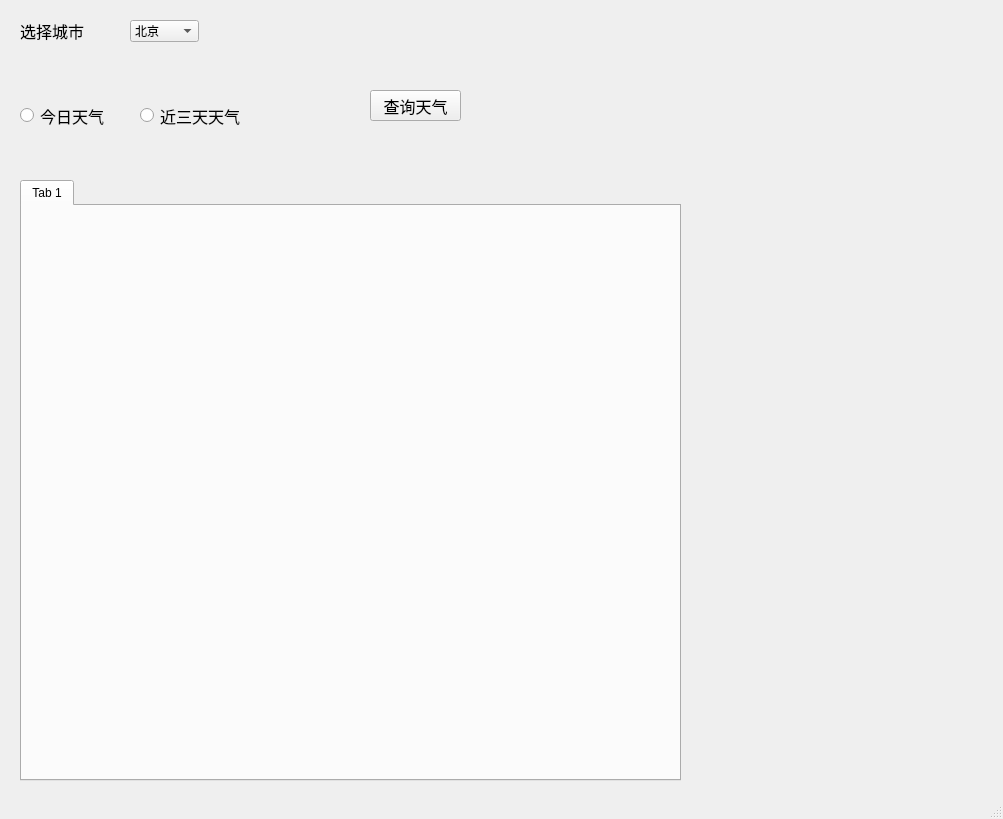
<?xml version="1.0" encoding="UTF-8"?>
<ui version="4.0">
 <class>MainWindow</class>
 <widget class="QMainWindow" name="MainWindow">
  <property name="geometry">
   <rect>
    <x>0</x>
    <y>0</y>
    <width>1003</width>
    <height>819</height>
   </rect>
  </property>
  <property name="windowTitle">
   <string>MainWindow</string>
  </property>
  <widget class="QWidget" name="centralwidget">
   <widget class="QLabel" name="label">
    <property name="geometry">
     <rect>
      <x>20</x>
      <y>20</y>
      <width>91</width>
      <height>21</height>
     </rect>
    </property>
    <property name="font">
     <font>
      <family>Arial</family>
      <pointsize>12</pointsize>
     </font>
    </property>
    <property name="text">
     <string>选择城市</string>
    </property>
   </widget>
   <widget class="QComboBox" name="comboBox">
    <property name="geometry">
     <rect>
      <x>130</x>
      <y>20</y>
      <width>69</width>
      <height>22</height>
     </rect>
    </property>
    <item>
     <property name="text">
      <string>北京</string>
     </property>
    </item>
    <item>
     <property name="text">
      <string>上海</string>
     </property>
    </item>
    <item>
     <property name="text">
      <string>广州</string>
     </property>
    </item>
   </widget>
   <widget class="QRadioButton" name="radioButton">
    <property name="geometry">
     <rect>
      <x>20</x>
      <y>100</y>
      <width>101</width>
      <height>31</height>
     </rect>
    </property>
    <property name="font">
     <font>
      <family>Arial</family>
      <pointsize>12</pointsize>
     </font>
    </property>
    <property name="text">
     <string>今日天气</string>
    </property>
   </widget>
   <widget class="QRadioButton" name="radioButton_2">
    <property name="geometry">
     <rect>
      <x>140</x>
      <y>100</y>
      <width>101</width>
      <height>31</height>
     </rect>
    </property>
    <property name="font">
     <font>
      <family>Arial</family>
      <pointsize>12</pointsize>
     </font>
    </property>
    <property name="text">
     <string>近三天天气</string>
    </property>
   </widget>
   <widget class="QPushButton" name="pushButton">
    <property name="geometry">
     <rect>
      <x>370</x>
      <y>90</y>
      <width>91</width>
      <height>31</height>
     </rect>
    </property>
    <property name="font">
     <font>
      <family>Arial</family>
      <pointsize>12</pointsize>
     </font>
    </property>
    <property name="text">
     <string>查询天气</string>
    </property>
   </widget>
   <widget class="QTabWidget" name="tabWidget">
    <property name="geometry">
     <rect>
      <x>20</x>
      <y>180</y>
      <width>661</width>
      <height>601</height>
     </rect>
    </property>
    <property name="currentIndex">
     <number>0</number>
    </property>
    <widget class="QWidget" name="tab">
     <attribute name="title">
      <string>Tab 1</string>
     </attribute>
    </widget>
   </widget>
  </widget>
  <widget class="QStatusBar" name="statusbar"/>
 </widget>
 <resources/>
 <connections/>
</ui>
